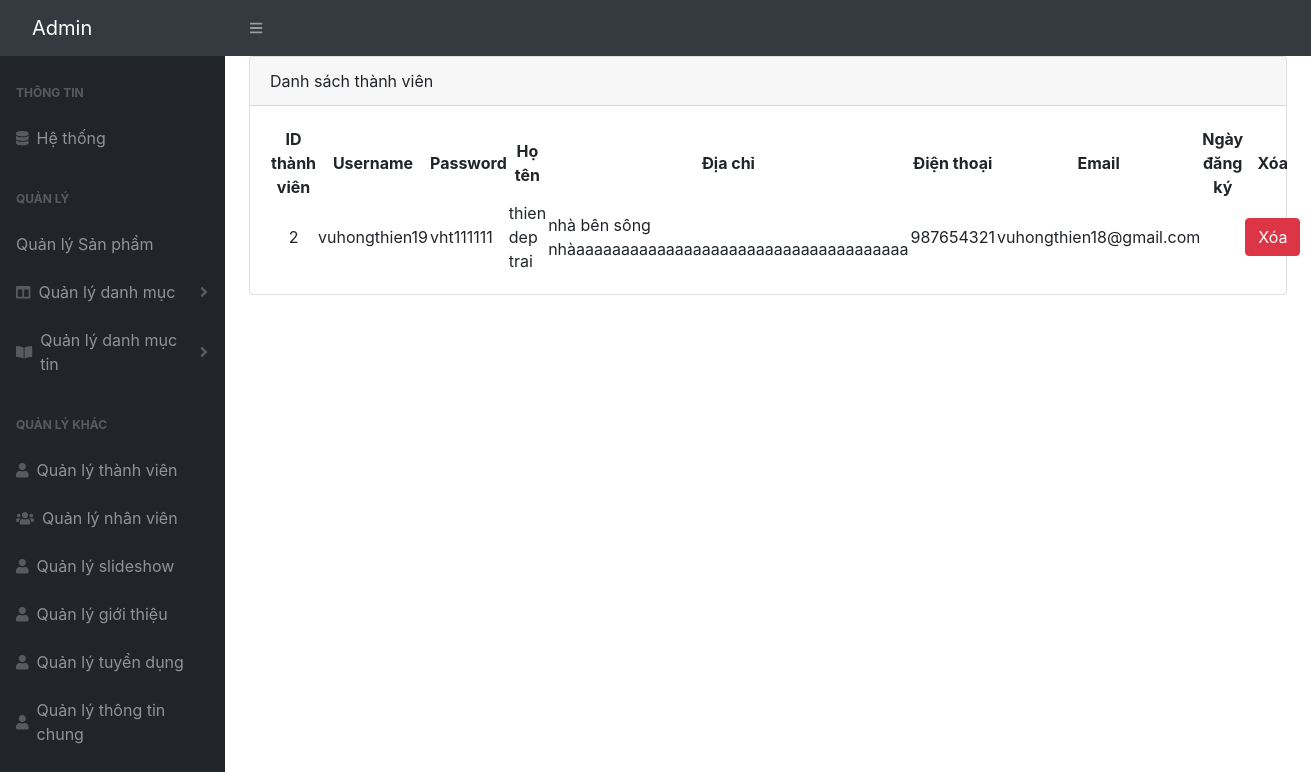
The page /admin/main_thanhvien.php on the database its author committed.
### tables this page shows
CREATE TABLE `thanhvien` (
  `ID_thanhvien` int(10) UNSIGNED NOT NULL,
  `hoten` varchar(145) DEFAULT NULL,
  `diachi` varchar(245) DEFAULT NULL,
  `email` varchar(145) DEFAULT NULL,
  `dienthoai` varchar(45) DEFAULT NULL,
  `ngaydangky` datetime DEFAULT NULL,
  `username` varchar(145) DEFAULT NULL,
  `password` varchar(245) DEFAULT NULL,
  `accesslevel` tinyint(3) UNSIGNED DEFAULT 2,
  `active` tinyint(3) UNSIGNED DEFAULT 0,
  `randomkey` varchar(45) NOT NULL
);

### admin/main_thanhvien.php (the view, shortened to what this page needs)
<?php
include "../connect.php";
$sql = 'SELECT * FROM thanhvien';
$result = mysqli_query( $conn, $sql );
?>
<?php
require "layout/header.php";
require "layout/menu.php";
?>
<div id="layoutSidenav_content">
  <main>
    <div class="container-fluid px-4">
      <div class="card mb-4">
        <div class="card-header">  Danh sách thành viên </div>
        <div class="card-body">
          <table id="datatablesSimple">
            <thead>
              <tr>
                <th style="text-align: center;" width="50">ID thành viên</th>
                <th style="text-align: center;" width="100">Username</th>
                <th style="text-align: center;" width="100">Password</th>
                <th style="text-align: center;" width="250">Họ tên</th>
                <th style="text-align: center;" width="270">Địa chỉ</th>
                <th style="text-align: center;" width="150">Điện thoại</th>
                <th style="text-align: center;" width="150">Email</th>
                <th style="text-align: center;" width="150">Ngày đăng ký</th>
				        <th style="text-align: center;">Xóa</th>
              </tr>
            </thead>
            <tbody>
            <?php
                foreach ( $result as $key => $value ) {
            ?>
                <tr>
                    <td style="text-align: center;"><?= $value['ID_thanhvien'] ?></td>
                    <td><?= $value['username'] ?></td>
                    <td><?= $value['password'] ?></td>
                    <td><?= $value['hoten'] ?></td>
                    <td><?= $value['diachi'] ?></td>
                    <td><?= $value['dienthoai'] ?></td>
                    <td><?= $value['email'] ?></td>
                    <td><?= $value['ngaydangky'] ?></td>
                    <td style="text-align: center;">
                      <a href="#" id="xoa" class="btn btn-danger"> Xóa </a></td>
                </tr>
                <?php
                }   ?>
            </tbody>
          </table>
        </div>
      </div>
    </div>
  </main>
</div>
<?php
require "layout/footer.php";
?>

### rows shown on the page
thanhvien: ID_thanhvien "2", username "vuhongthien19", password "vht111111", hoten "thien dep trai", diachi "nhà bên sông nhàaaaaaaaaaaaaaaaaaaaaaaaaaaaaaaaaaaaaa", dienthoai "987654321", email "vuhongthien18@gmail.com"
